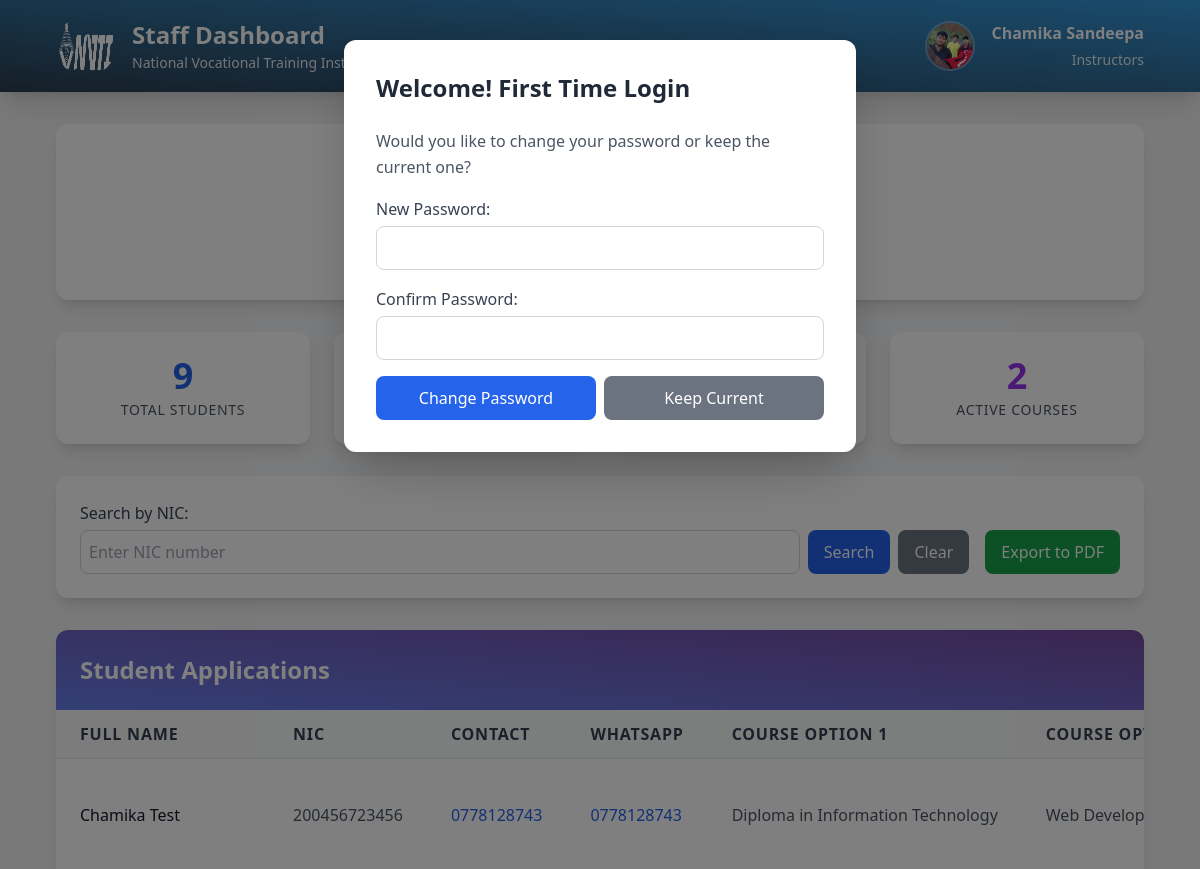
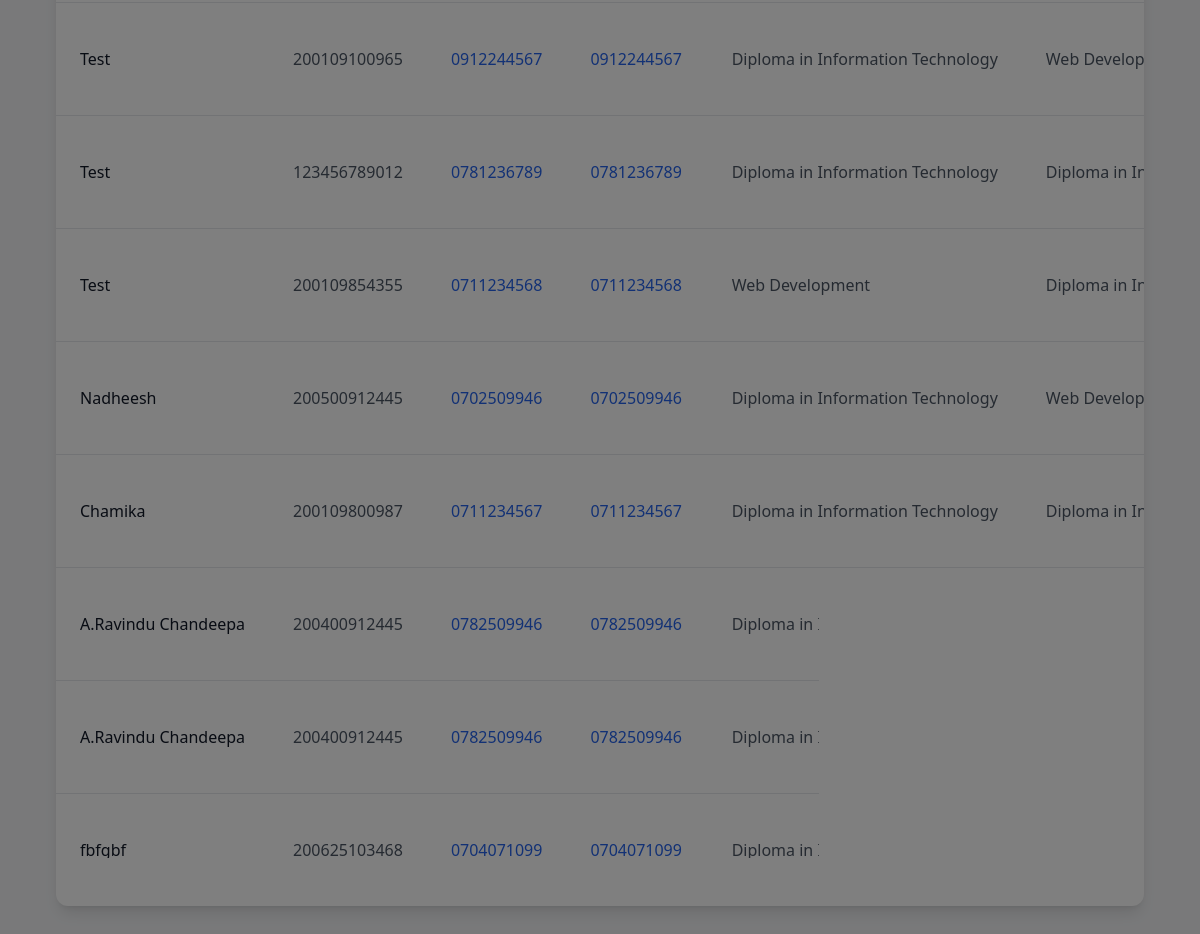
The page /office/dashboard.php (signed in) on the database its author committed (2 pictures, top to bottom).
### tables this page shows
CREATE TABLE `student_enrollments` (
  `id` int(10) UNSIGNED NOT NULL,
  `Student_id` varchar(50) NOT NULL,
  `full_name` varchar(255) NOT NULL,
  `nic` varchar(12) NOT NULL,
  `address` text NOT NULL,
  `dob` date NOT NULL,
  `contact_no` varchar(15) NOT NULL,
  `whatsapp_no` varchar(15) DEFAULT NULL,
  `ol_pass_status` enum('Yes','No') NOT NULL,
  `ol_english_grade` varchar(5) DEFAULT NULL,
  `ol_maths_grade` varchar(5) DEFAULT NULL,
  `ol_science_grade` varchar(5) DEFAULT NULL,
  `al_category` enum('science','commerce','arts','tech','other') NOT NULL,
  `course_option_one` varchar(100) NOT NULL,
  `course_option_two` varchar(100) DEFAULT NULL,
  `application_date` timestamp NOT NULL DEFAULT current_timestamp(),
  `is_processed` tinyint(1) DEFAULT 0
);

### office/dashboard.php (the view, shortened to what this page needs)
<?php
include '../include/connection.php';
$staff_name = $_SESSION['staff_name'];
$position = $_SESSION['position'];
$course_no = $_SESSION['course_no'];
$profile_photo = $_SESSION['profile_photo'] ?? null;
$staff_id = $_SESSION['staff_id'];
$first_login_check = "SELECT login_status FROM staff WHERE staff_id = ?";
$login_stmt = $con->prepare($first_login_check);
$login_stmt->bind_param("s", $staff_id);
$login_stmt->execute();
$login_result = $login_stmt->get_result();
$login_data = $login_result->fetch_assoc();
$show_password_modal = ($login_data['login_status'] == 0);
$search_nic = isset($_GET['search_nic']) ? trim($_GET['search_nic']) : '';
$students = [];
$params = [];
$param_types = '';
if ($position === 'Non-Academic Staff') {
    $base_query = "SELECT se.*, c.course_name FROM student_enrollments se
                   LEFT JOIN course c ON se.course_option_one = c.course_name
                   WHERE 1=1";
} else {
    $course_query = "SELECT course_name FROM course WHERE course_no = ?";
    $course_stmt = $con->prepare($course_query);
    $course_stmt->bind_param("s", $course_no);
    $course_stmt->execute();
    $course_result = $course_stmt->get_result();
    if ($course_result->num_rows > 0) {
        $course_data = $course_result->fetch_assoc();
        $instructor_course_name = $course_data['course_name'];
        $base_query = "SELECT se.*, c.course_name FROM student_enrollments se
                       LEFT JOIN course c ON se.course_option_one = c.course_name
                       WHERE (se.course_option_one = ? OR se.course_option_two = ?)";
        $params[] = $instructor_course_name;
        $params[] = $instructor_course_name;
        $param_types .= 'ss';
    } else {
        $base_query = "SELECT se.*, c.course_name FROM student_enrollments se
                       LEFT JOIN course c ON se.course_option_one = c.course_name
                       WHERE 1=0";
    }
}
$final_query = $base_query;
$final_query .= " ORDER BY se.application_date DESC";
$students_stmt = $con->prepare($final_query);
if (!empty($params)) {
    $students_stmt->bind_param($param_types, ...$params);
}
$students_stmt->execute();
$students_result = $students_stmt->get_result();
while ($student = $students_result->fetch_assoc()) {
    $students[] = $student;
}
?>
<!DOCTYPE html>
<html lang="en">
<head>
    <script src="https://cdn.tailwindcss.com"></script>
</head>
<body class="bg-gray-100 font-sans leading-relaxed">
    <header class="bg-gradient-to-tr from-[#2c3e50] to-[#3498db] text-white py-2 md:py-4 shadow-xl fixed md:static top-0 left-0 w-full z-20">
        <div class="max-w-6xl mx-auto px-4 md:px-8 flex justify-between items-center gap-4">
            <div class="flex items-center gap-2 md:gap-4 w-auto">
                <img src="../images/logo/NVTI_logo.png" alt="NVTI Logo" class="w-10 h-10 md:w-[60px] md:h-[60px] rounded-full">
                <div class="header-text text-left">
                    <h1 class="text-base md:text-2xl mb-0.5 font-semibold whitespace-nowrap">Staff Dashboard</h1>
                    <p class="opacity-90 text-[0.6rem] md:text-sm hidden sm:block">National Vocational Training Institute - Baddegama</p>
                </div>
            </div>
            <div class="header-right w-auto">
                <div class="profile-menu flex items-center gap-2 md:gap-4 relative cursor-pointer justify-end" onclick="toggleProfileDropdown()">
                    <?php if (!empty($profile_photo) && file_exists("../uploads/profile_photos/" . $profile_photo)): ?>
                        <img src="../uploads/profile_photos/<?php echo htmlspecialchars($profile_photo); ?>" alt="Profile" class="w-[35px] h-[35px] md:w-[50px] md:h-[50px] rounded-full object-cover border-2 border-white/30">
                    <?php else: ?>
                        <div class="w-[35px] h-[35px] md:w-[50px] md:h-[50px] rounded-full bg-gradient-to-tr from-[#667eea] to-[#764ba2] flex items-center justify-center text-sm md:text-xl font-bold border-2 border-white/30">
                            <?php echo strtoupper(substr($staff_name, 0, 1)); ?>
                        </div>
                    <?php endif; ?>
                    <div class="profile-info hidden sm:block text-right">
                        <strong class="text-sm md:text-base"><?php echo htmlspecialchars($staff_name); ?></strong><br>
                        <small class="text-xs md:text-sm opacity-90"><?php echo htmlspecialchars($position); ?></small>
                    </div>
                </div>
            </div>
        </div>
    </header>
    <div class="max-w-6xl mx-auto mt-[60px] md:my-8 px-4 md:px-8">
        <div class="bg-white p-6 md:p-8 rounded-xl shadow-lg mb-8 text-center">
            <h2 class="text-gray-800 mb-4 text-xl md:text-3xl font-semibold">Welcome, <?php echo htmlspecialchars($staff_name); ?>!</h2>
            <p class="text-gray-600 mb-2">Position: <strong class="text-gray-700"><?php echo htmlspecialchars($position); ?></strong></p>
            <?php if ($position === 'Instructors' && $course_no): ?>
                <?php
                $course_query = "SELECT course_name FROM course WHERE course_no = ?";
                $course_stmt = $con->prepare($course_query);
                $course_stmt->bind_param("s", $course_no);
                $course_stmt->execute();
                $course_result = $course_stmt->get_result();
                if ($course_result->num_rows > 0) {
                    $course = $course_result->fetch_assoc();
                    echo "<p class='text-gray-600'>Assigned Course: <strong class='text-gray-700'>" . htmlspecialchars($course['course_name']) . "</strong></p>";
                }
                ?>
            <?php endif; ?>
        </div>
        <?php
        $total_students = count($students);
        $pending_applications = count(array_filter($students, function($s) { return $s['is_processed'] == 0; }));
        $processed_applications = count(array_filter($students, function($s) { return $s['is_processed'] == 1; }));
        ?>
        <div class="grid grid-cols-2 md:grid-cols-3 lg:grid-cols-4 gap-4 md:gap-6 mb-8">
            <div class="bg-white p-4 md:p-6 rounded-xl shadow-lg text-center transition-transform duration-200 hover:scale-[1.01] hover:shadow-xl">
                <div class="text-3xl md:text-4xl font-extrabold text-blue-600 mb-1"><?php echo $total_students; ?></div>
                <div class="text-gray-600 text-xs md:text-sm uppercase tracking-wider">Total Students</div>
            </div>
            <div class="bg-white p-4 md:p-6 rounded-xl shadow-lg text-center transition-transform duration-200 hover:scale-[1.01] hover:shadow-xl">
                <div class="text-3xl md:text-4xl font-extrabold text-yellow-600 mb-1"><?php echo $pending_applications; ?></div>
                <div class="text-gray-600 text-xs md:text-sm uppercase tracking-wider">Pending Applications</div>
            </div>
            <div class="bg-white p-4 md:p-6 rounded-xl shadow-lg text-center transition-transform duration-200 hover:scale-[1.01] hover:shadow-xl">
                <div class="text-3xl md:text-4xl font-extrabold text-green-600 mb-1"><?php echo $processed_applications; ?></div>
                <div class="text-gray-600 text-xs md:text-sm uppercase tracking-wider">Processed Applications</div>
            </div>
            <div class="bg-white p-4 md:p-6 rounded-xl shadow-lg text-center transition-transform duration-200 hover:scale-[1.01] hover:shadow-xl hidden lg:block">
                <div class="text-3xl md:text-4xl font-extrabold text-purple-600 mb-1">
                    <?php
                    $total_courses = $con->query("SELECT COUNT(*) FROM course WHERE status = 'active'")->fetch_row()[0];
                    echo $total_courses;
                    ?>
                </div>
                <div class="text-gray-600 text-xs md:text-sm uppercase tracking-wider">Active Courses</div>
            </div>
        </div>
        <div class="bg-white p-4 md:p-6 rounded-xl shadow-lg mb-8 flex flex-col md:flex-row flex-wrap gap-4 items-end">
            <div class="flex-1 w-full md:min-w-[250px]">
                <label for="search_nic" class="block mb-1 text-gray-700 font-medium">Search by NIC:</label>
                <form method="GET" class="flex flex-col sm:flex-row gap-2 items-end">
                    <input type="text" id="search_nic" name="search_nic" value="<?php echo htmlspecialchars($search_nic); ?>" placeholder="Enter NIC number" class="p-2 border border-gray-300 rounded-lg text-base flex-1 min-h-[44px]">
                    <button type="submit" class="w-full sm:w-auto px-4 py-2 bg-blue-600 text-white font-medium rounded-lg hover:bg-blue-700 transition-colors duration-200 min-h-[44px]">Search</button>
                    <a href="dashboard.php" class="w-full sm:w-auto px-4 py-2 bg-gray-500 text-white font-medium rounded-lg hover:bg-gray-600 transition-colors duration-200 text-center min-h-[44px] flex items-center justify-center">Clear</a>
                </form>
            </div>
            <div class="export-section w-full md:w-auto flex justify-end">
                <button onclick="exportToPDF()" class="w-full md:w-auto px-4 py-2 bg-green-600 text-white font-medium rounded-lg hover:bg-green-700 transition-colors duration-200 min-h-[44px]">Export to PDF</button>
            </div>
        </div>
        <div class="bg-white rounded-xl shadow-lg overflow-hidden">
            <div class="bg-gradient-to-tr from-[#667eea] to-[#764ba2] text-white p-4 md:p-6 flex justify-between items-center">
                <h3 class="text-xl md:text-2xl font-semibold m-0">Student Applications</h3>
            </div>
            <?php if (!empty($students)): ?>
                <div class="overflow-x-auto overflow-y-hidden md:block" id="tableContainer">
                    <table class="min-w-full divide-y divide-gray-200 text-sm md:text-base">
                        <thead class="bg-gray-50">
                            <tr>
                                <th class="px-6 py-3 text-left font-semibold text-gray-700 uppercase tracking-wider whitespace-nowrap">Full Name</th>
                                <th class="px-6 py-3 text-left font-semibold text-gray-700 uppercase tracking-wider whitespace-nowrap">NIC</th>
                                <th class="px-6 py-3 text-left font-semibold text-gray-700 uppercase tracking-wider whitespace-nowrap">Contact</th>
                                <th class="px-6 py-3 text-left font-semibold text-gray-700 uppercase tracking-wider whitespace-nowrap">WhatsApp</th>
                                <th class="px-6 py-3 text-left font-semibold text-gray-700 uppercase tracking-wider whitespace-nowrap">Course Option 1</th>
                                <th class="px-6 py-3 text-left font-semibold text-gray-700 uppercase tracking-wider whitespace-nowrap">Course Option 2</th>
                            </tr>
                        </thead>
                        <tbody class="bg-white divide-y divide-gray-200">
                            <?php foreach ($students as $student): ?>
                                <tr class="hover:bg-gray-50 transition-colors duration-150">
                                    <td class="px-6 py-4 whitespace-nowrap text-gray-900"><?php echo htmlspecialchars($student['full_name']); ?></td>
                                    <td class="px-6 py-4 whitespace-nowrap text-gray-600"><?php echo htmlspecialchars($student['nic']); ?></td>
                                    <td class="px-6 py-4 whitespace-nowrap text-blue-600"><a href="tel:<?php echo htmlspecialchars($student['contact_no']); ?>" class="hover:underline"><?php echo htmlspecialchars($student['contact_no']); ?></a></td>
                                    <td class="px-6 py-4 whitespace-nowrap text-blue-600">
                                        <?php if ($student['whatsapp_no']): ?>
                                            <a href="https://wa.me/<?php echo htmlspecialchars($student['whatsapp_no']); ?>" target="_blank" class="hover:underline">
                                                <?php echo htmlspecialchars($student['whatsapp_no']); ?>
                                            </a>
                                        <?php else: ?>
                                            N/A
                                        <?php endif; ?>
                                    </td>
                                    <td class="px-6 py-4 whitespace-nowrap text-gray-600"><?php echo htmlspecialchars($student['course_option_one']); ?></td>
                                    <td class="px-6 py-4 whitespace-nowrap text-gray-600"><?php echo htmlspecialchars($student['course_option_two'] ?: 'N/A'); ?></td>
                                </tr>
                            <?php endforeach; ?>
                        </tbody>
                    </table>
                </div>
            <?php else: ?>
                <div class="p-8 text-center text-gray-500">
                    <p class="text-lg">No student applications found.</p>
                </div>
            <?php endif; ?>
        </div>
    </div>
    <?php if ($show_password_modal): ?>
    <div id="passwordModal" class="modal fixed inset-0 z-[1000] bg-black/50 overflow-y-auto flex items-start justify-center p-4 md:p-0" onclick="closeModalOnOutsideClick(event, 'passwordModal')">
        <div class="modal-content bg-white mx-auto p-4 md:p-8 rounded-xl shadow-2xl w-full max-w-lg relative md:mt-10">
            <h2 class="text-2xl font-bold text-gray-800 mb-6">Welcome! First Time Login</h2>
            <p class="mb-4 text-gray-600">Would you like to change your password or keep the current one?</p>
            <form id="passwordForm" class="space-y-4">
                <div class="form-group">
                    <label for="modal_new_password" class="block mb-1 text-gray-700 font-medium">New Password:</label>
                    <input type="password" id="modal_new_password" name="new_password" class="w-full p-2 border border-gray-300 rounded-lg focus:ring-blue-500 focus:border-blue-500">
                </div>
                <div class="form-group">
                    <label for="modal_confirm_password" class="block mb-1 text-gray-700 font-medium">Confirm Password:</label>
                    <input type="password" id="modal_confirm_password" name="confirm_password" class="w-full p-2 border border-gray-300 rounded-lg focus:ring-blue-500 focus:border-blue-500">
                </div>
                <div class="flex flex-col sm:flex-row gap-2 mt-6">
                    <button type="submit" class="flex-1 px-4 py-2 bg-blue-600 text-white font-medium rounded-lg hover:bg-blue-700 transition-colors min-h-[44px]">Change Password</button>
                    <button type="button" onclick="keepCurrentPassword()" class="flex-1 px-4 py-2 bg-gray-500 text-white font-medium rounded-lg hover:bg-gray-600 transition-colors min-h-[44px]">Keep Current</button>
                </div>
            </form>
        </div>
    </div>
    <?php endif; ?>
</body>
</html>

### office/dashboard.php (style rules this page uses)
.modal { animation: fadeIn 0.3s ease; }

### rows shown on the page
student_enrollments: full_name "Chamika Test", nic "200456723456", contact_no "0778128743", whatsapp_no "0778128743", course_option_one "Diploma in Information Technology", course_option_two "Web…"
student_enrollments: full_name "Test", nic "200109100965", contact_no "0912244567", whatsapp_no "0912244567", course_option_one "Diploma in Information Technology", course_option_two "Web…"
student_enrollments: full_name "Test", nic "123456789012", contact_no "0781236789", whatsapp_no "0781236789", course_option_one "Diploma in Information Technology", course_option_two "Diploma in…"
student_enrollments: full_name "Test", nic "200109854355", contact_no "0711234568", whatsapp_no "0711234568", course_option_one "Web Development", course_option_two "Diploma in…"
student_enrollments: full_name "Nadheesh", nic "200500912445", contact_no "0702509946", whatsapp_no "0702509946", course_option_one "Diploma in Information Technology", course_option_two "Web…"
student_enrollments: full_name "Chamika", nic "200109800987", contact_no "0711234567", whatsapp_no "0711234567", course_option_one "Diploma in Information Technology", course_option_two "Diploma in…"
student_enrollments: full_name "A.Ravindu Chandeepa", nic "200400912445", contact_no "0782509946", whatsapp_no "0782509946", course_option_one "Diploma in Information Technology"
student_enrollments: full_name "A.Ravindu Chandeepa", nic "200400912445", contact_no "0782509946", whatsapp_no "0782509946", course_option_one "Diploma in Information Technology"
student_enrollments: full_name "fbfgbf", nic "200625103468", contact_no "0704071099", whatsapp_no "0704071099", course_option_one "Diploma in Information Technology"

### other values the page prints
$staff_name "Chamika Sandeepa"
$position "Instructors"
$total_students "9"
$total_courses "2"
